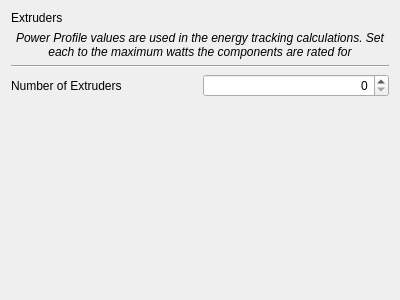
<?xml version="1.0" encoding="UTF-8"?>
<ui version="4.0">
 <class>AddExtrudersPage</class>
 <widget class="QWizardPage" name="AddExtrudersPage">
  <property name="geometry">
   <rect>
    <x>0</x>
    <y>0</y>
    <width>400</width>
    <height>300</height>
   </rect>
  </property>
  <property name="windowTitle">
   <string>WizardPage</string>
  </property>
  <layout class="QGridLayout" name="gridLayout">
   <item row="0" column="0" colspan="2">
    <widget class="QLabel" name="label_4">
     <property name="text">
      <string>Extruders</string>
     </property>
    </widget>
   </item>
   <item row="3" column="1">
    <widget class="QSpinBox" name="extruderCountSpinBox">
     <property name="alignment">
      <set>Qt::AlignRight|Qt::AlignTrailing|Qt::AlignVCenter</set>
     </property>
     <property name="suffix">
      <string/>
     </property>
     <property name="prefix">
      <string/>
     </property>
    </widget>
   </item>
   <item row="2" column="0" colspan="2">
    <widget class="Line" name="line">
     <property name="orientation">
      <enum>Qt::Horizontal</enum>
     </property>
    </widget>
   </item>
   <item row="3" column="0">
    <widget class="QLabel" name="label_6">
     <property name="sizePolicy">
      <sizepolicy hsizetype="Preferred" vsizetype="Preferred">
       <horstretch>0</horstretch>
       <verstretch>0</verstretch>
      </sizepolicy>
     </property>
     <property name="text">
      <string>Number of Extruders</string>
     </property>
    </widget>
   </item>
   <item row="1" column="0" colspan="2">
    <widget class="QLabel" name="label_5">
     <property name="font">
      <font>
       <italic>true</italic>
      </font>
     </property>
     <property name="text">
      <string>Power Profile values are used in the energy tracking calculations. Set each to the maximum watts the components are rated for</string>
     </property>
     <property name="alignment">
      <set>Qt::AlignCenter</set>
     </property>
     <property name="wordWrap">
      <bool>true</bool>
     </property>
    </widget>
   </item>
   <item row="4" column="0">
    <spacer name="profileSpacer">
     <property name="orientation">
      <enum>Qt::Vertical</enum>
     </property>
     <property name="sizeHint" stdset="0">
      <size>
       <width>20</width>
       <height>40</height>
      </size>
     </property>
    </spacer>
   </item>
   <item row="4" column="1">
    <spacer name="profileSpacer_2">
     <property name="orientation">
      <enum>Qt::Vertical</enum>
     </property>
     <property name="sizeHint" stdset="0">
      <size>
       <width>20</width>
       <height>40</height>
      </size>
     </property>
    </spacer>
   </item>
  </layout>
 </widget>
 <resources/>
 <connections/>
</ui>
